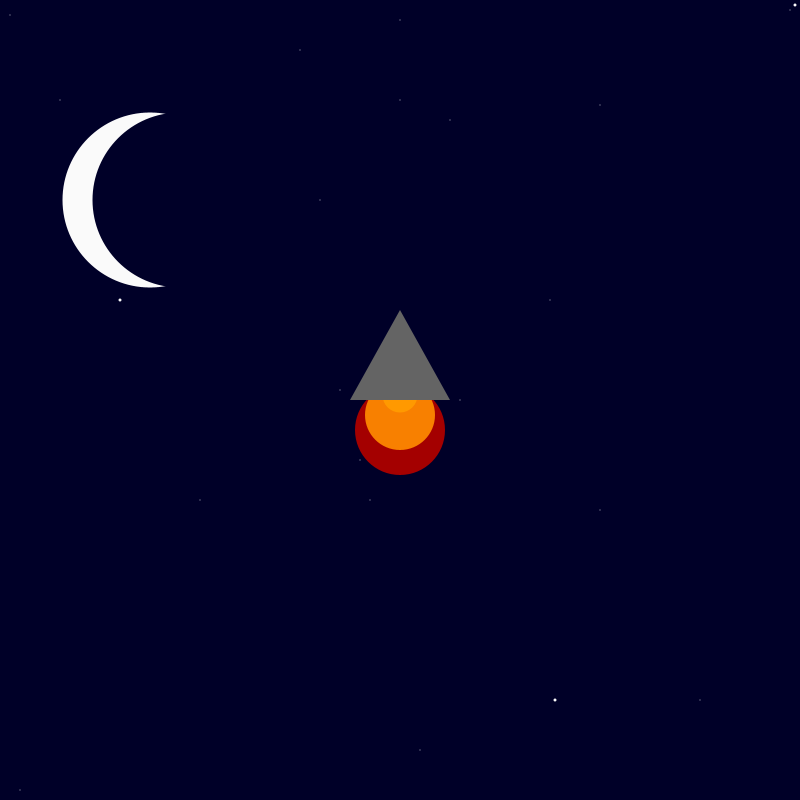
Frame 1 (no input)
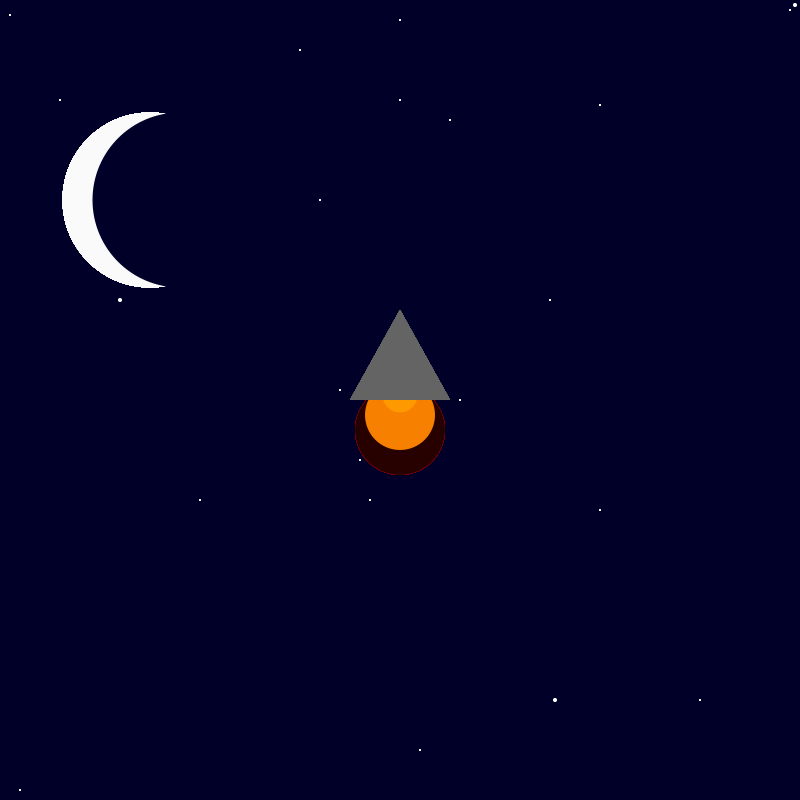
Frame 60 (the mouse pressed at the canvas centre just before this capture)
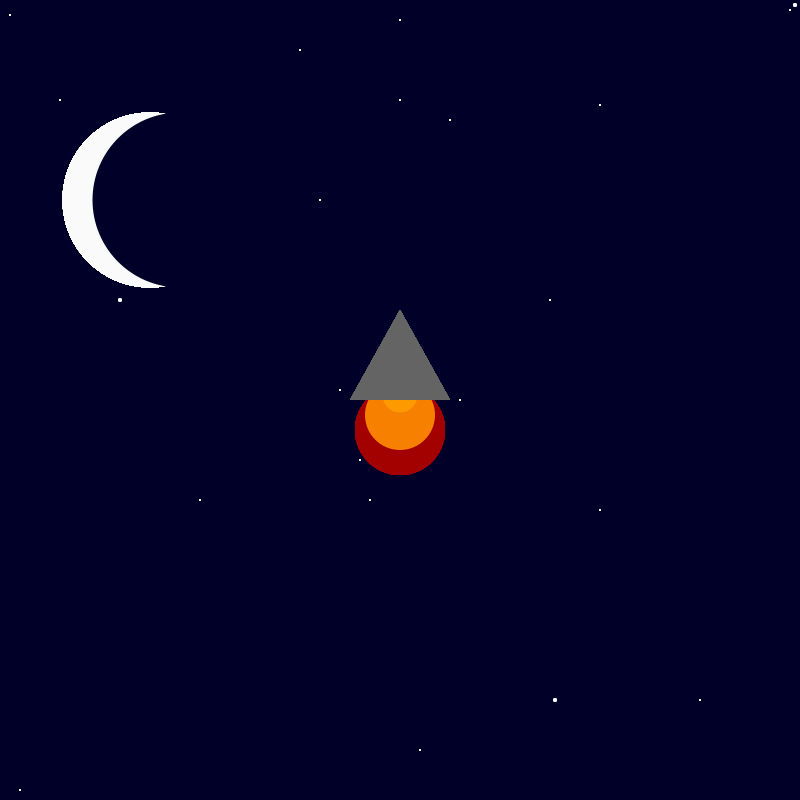
Frame 120 (the mouse held since frame 60 and released just before this capture)

The Processing sketch that drew these frames (run headless with seeded random() and noise(); from frame 60 on, the mouse is pressed at the canvas centre):

// Processing sketch: RocketShip
// ── RocketShip.pde
int x = 400; 
int y = 300; 

void setup() {

    background(0, 0, 40); size(800, 800);

}

void draw() {
    noStroke();
    fill(random(255), 0, 0);
    ellipse(x, y + 130, 90, 90);
    fill(248, 128, 0);
    ellipse(x, y + 115, 70, 70);
    fill(255, 153, 0);
    ellipse(x, y + 95, 35, 35);
    fill(100, 100, 100);
    triangle(x, y + 10, x + 50, y + 100, x - 50, y + 100);
    fill(250, 250, 250);
    ellipse(150, 200, 175, 175);
    fill(0, 0, 40);
    ellipse(180, 200, 175, 175);
    fill(250, 250, 250);
    ellipse(400, 100, 1, 1);
    ellipse(450, 120, 1, 1);
    ellipse(300, 50, 1, 1);
    ellipse(700, 700, 1, 1);
    ellipse(400, 20, 1, 1);
    ellipse(600, 105, 1, 1);
    ellipse(550, 300, 1, 1);
    ellipse(420, 750, 1, 1);
    ellipse(20, 790, 1, 1);
    ellipse(790, 10, 1, 1);
    ellipse(10, 15, 1, 1);
    ellipse(60, 100, 1, 1);
    ellipse(460, 400, 1, 1);
    ellipse(340, 390, 1, 1);
    ellipse(370, 500, 1, 1);
    ellipse(320, 200, 1, 1);
    ellipse(360, 460, 1, 1);
    ellipse(200, 500, 1, 1);
    ellipse(600, 510, 1, 1);
    ellipse(120, 300, 3, 3);
    ellipse(795, 5, 3, 3);
    ellipse(555, 700, 3, 3);
}
